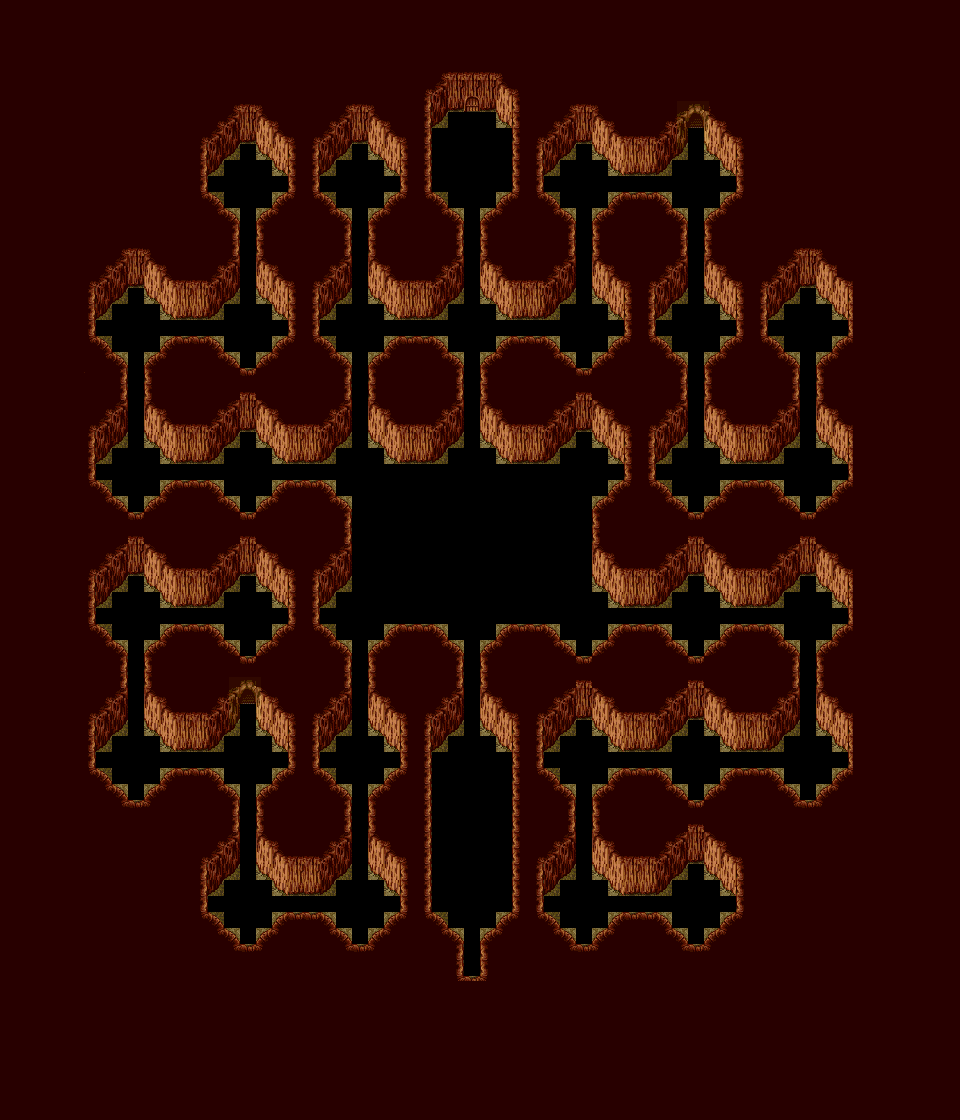

Tiled map render using the project's own tile images. Description and the map definition, with tile-layer contents summarised, below:
An orthogonal 60x70 tile map with 16x16 px tiles, 1 tile layer (collision), 1 hidden layer not drawn and 2 objects (goout02).

<map version="1.0" tiledversion="1.1.6" orientation="orthogonal" renderorder="right-down" width="60" height="70" tilewidth="16" tileheight="16" infinite="0" nextobjectid="4">
 <tileset firstgid="1" name="map6_dungeon1" tilewidth="16" tileheight="16" tilecount="3060" columns="51">
  <image source="map6_dungeon1.png" width="816" height="960" />
 </tileset>
 <layer name="background" width="60" height="70" visible="0">
  <data>[4200 cells, 4200 non-empty, 3060 distinct tile ids]</data>
 </layer>
 <layer name="collision" width="60" height="70">
  <properties>
   <property name="collision" value="true" />
  </properties>
  <data>[4200 cells, 3450 non-empty, 2310 distinct tile ids]</data>
 </layer>
 <objectgroup name="objects">
  <object id="1" name="goout02" gid="53" x="688" y="130" width="16" height="16" />
  <object id="3" gid="53" x="240" y="705" width="16" height="16" />
 </objectgroup>
</map>
